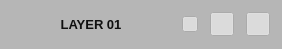
<?xml version="1.0" encoding="UTF-8"?>
<ui version="4.0">
 <class>CustomLayerButton</class>
 <widget class="QWidget" name="CustomLayerButton">
  <property name="geometry">
   <rect>
    <x>0</x>
    <y>0</y>
    <width>282</width>
    <height>49</height>
   </rect>
  </property>
  <property name="windowTitle">
   <string>Form</string>
  </property>
  <layout class="QHBoxLayout" name="horizontalLayout_2">
   <property name="spacing">
    <number>0</number>
   </property>
   <property name="leftMargin">
    <number>0</number>
   </property>
   <property name="topMargin">
    <number>0</number>
   </property>
   <property name="rightMargin">
    <number>0</number>
   </property>
   <property name="bottomMargin">
    <number>0</number>
   </property>
   <item>
    <widget class="QWidget" name="widBody" native="true">
     <property name="styleSheet">
      <string notr="true">#widBody{
 	background-color: rgb(182, 182, 182);
}

#widBody:hover{
 	background-color: rgb(200, 200, 200);
}

#widBody[selected = true]{
	background-color: rgb(220, 220, 220);
}</string>
     </property>
     <layout class="QHBoxLayout" name="horizontalLayout">
      <property name="spacing">
       <number>12</number>
      </property>
      <property name="leftMargin">
       <number>12</number>
      </property>
      <property name="topMargin">
       <number>0</number>
      </property>
      <property name="rightMargin">
       <number>12</number>
      </property>
      <property name="bottomMargin">
       <number>0</number>
      </property>
      <item>
       <widget class="QLabel" name="lblLayerName">
        <property name="font">
         <font>
          <pointsize>10</pointsize>
          <weight>75</weight>
          <bold>true</bold>
         </font>
        </property>
        <property name="styleSheet">
         <string notr="true">color: #101010;
background:none;</string>
        </property>
        <property name="text">
         <string>LAYER 01</string>
        </property>
        <property name="alignment">
         <set>Qt::AlignCenter</set>
        </property>
       </widget>
      </item>
      <item>
       <widget class="QPushButton" name="btnColor">
        <property name="minimumSize">
         <size>
          <width>16</width>
          <height>16</height>
         </size>
        </property>
        <property name="maximumSize">
         <size>
          <width>16</width>
          <height>16</height>
         </size>
        </property>
        <property name="text">
         <string/>
        </property>
        <property name="checkable">
         <bool>true</bool>
        </property>
        <property name="checked">
         <bool>true</bool>
        </property>
       </widget>
      </item>
      <item>
       <widget class="QToolButton" name="btnShow">
        <property name="minimumSize">
         <size>
          <width>24</width>
          <height>24</height>
         </size>
        </property>
        <property name="maximumSize">
         <size>
          <width>24</width>
          <height>24</height>
         </size>
        </property>
        <property name="styleSheet">
         <string notr="true">QToolButton{
	border-image: url(:/resource/hide.png);
	background:none;
}

QToolButton:hover{
	border-image: url(:/resource/hide_hover.png);
}

QToolButton:pressed{
	border-image: url(:/resource/hide.png);
}
                       
QToolButton:checked{
	border-image: url(:/resource/visibility.png);
}

QToolButton:checked:hover{
	border-image: url(:/resource/visibility_hover.png);
}

QToolButton:checked:pressed{
	border-image: url(:/resource/visibility.png);
}                                                     </string>
        </property>
        <property name="text">
         <string/>
        </property>
        <property name="checkable">
         <bool>true</bool>
        </property>
        <property name="checked">
         <bool>true</bool>
        </property>
       </widget>
      </item>
      <item>
       <widget class="QToolButton" name="btnUnlock">
        <property name="minimumSize">
         <size>
          <width>24</width>
          <height>24</height>
         </size>
        </property>
        <property name="maximumSize">
         <size>
          <width>24</width>
          <height>24</height>
         </size>
        </property>
        <property name="styleSheet">
         <string notr="true">QToolButton{
	border-image: url(:/resource/locked.png);
	background:none;
}

QToolButton:hover{
	border-image: url(:/resource/locked_hover.png);
}

QToolButton:pressed{
	border-image: url(:/resource/locked.png);
}
        
QToolButton:checked{
	border-image: url(:/resource/unlocked.png);
}

QToolButton:checked:hover{
	border-image: url(:/resource/unlocked_hover.png);
}

QToolButton:checked:pressed{
	border-image: url(:/resource/unlocked.png);
}
                                                                                                                                                </string>
        </property>
        <property name="text">
         <string/>
        </property>
        <property name="checkable">
         <bool>true</bool>
        </property>
        <property name="checked">
         <bool>true</bool>
        </property>
       </widget>
      </item>
     </layout>
    </widget>
   </item>
  </layout>
 </widget>
 <resources/>
 <connections/>
</ui>
